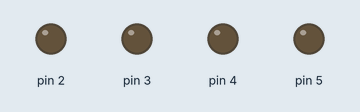
A sketch run on a simulated Arduino Uno, built with avr-gcc and run on an emulated ATmega328P. Shown: output pins drawn as LEDs (lit = HIGH).

Above: at 1.5 s.
At 3.15 s:
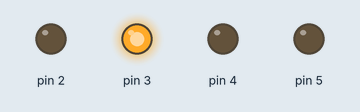
At 3.9 s:
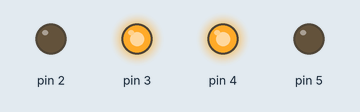
At 5.05 s:
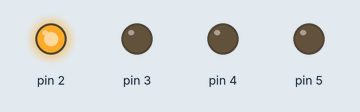
At 7.65 s:
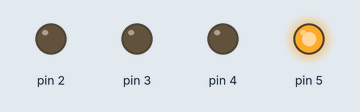
At 9.0 s:
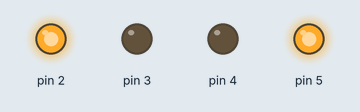
Timing chart, 0 to 13.0 s (numbered marks = the images above):
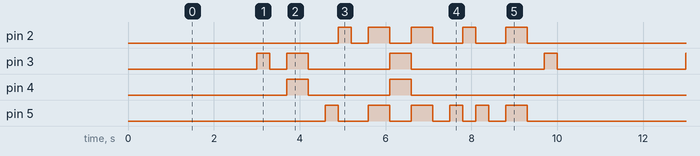

Measured:
- by itself, pin 3: repeats every 10.0 s: LOW 0.40 s, HIGH 0.50 s, LOW 1.9 s, HIGH 0.50 s, LOW 3.1 s, HIGH 0.30 s, LOW 3.0 s, HIGH 0.30 s
- by itself, pin 4: repeats every 10.0 s: LOW 1.9 s, HIGH 0.50 s, LOW 7.1 s, HIGH 0.50 s
- by itself, pin 2: repeats every 10.0 s: LOW 0.40 s, HIGH 0.50 s, LOW 0.50 s, HIGH 0.50 s, LOW 0.70 s, HIGH 0.30 s, LOW 0.70 s, HIGH 0.50 s, LOW 5.6 s, HIGH 0.30 s
- by itself, pin 5: repeats every 10.0 s: LOW 0.70 s, HIGH 0.50 s, LOW 0.50 s, HIGH 0.50 s, LOW 0.40 s, HIGH 0.30 s, LOW 0.30 s, HIGH 0.30 s, LOW 0.40 s, HIGH 0.50 s, LOW 5.3 s, HIGH 0.30 s

The sketch:

love.ino
```cpp
//This code makes a robot write "LOVE" in Morse code
int dot = 300;
int line = 500;
int dot_line = 400; //transition from dot to line
int pause = 1000;

void setup() {
pinMode(2, OUTPUT);
pinMode(3, OUTPUT);
pinMode(4, OUTPUT);
pinMode(5, OUTPUT);
}

void loop() {
  delay(3000);

  //one dot
  rightBkwd();
  delay(dot);
  allStop();
  delay(dot_line); //pause to go from dot to line

  //one line
  rightBkwd();
  leftBkwd();
  delay(line);
  allStop();
  delay(dot_line);

  //two dots
  rightFwd();
  delay(dot);
  allStop();
  leftFwd();
  delay(dot);
  allStop();
  delay(dot_line);

  //three lines
  rightFwd();
  leftFwd();
  delay(line);
  allStop();
  rightBkwd();
  leftBkwd();
  delay(line);
  allStop();
  rightFwd();
  leftFwd();
  delay(line);
  allStop();
  delay(dot_line);

  //three dots
  rightFwd();
  delay(dot);
  allStop();
  leftFwd();
  delay(dot);
  allStop();
  rightFwd();
  delay(dot);
  allStop();
  delay(dot_line);

  //one line
  rightFwd();
  leftFwd();
  delay(line);
  allStop();
  delay(dot_line);

  //one dot
  rightBkwd();
  delay(dot);
  allStop();


}

//right wheel turns backward
void rightBkwd (){
  digitalWrite(2,LOW);
  digitalWrite(3,HIGH);
}

//left wheel turns forward
void leftFwd (){
  digitalWrite(2,HIGH);
  digitalWrite(3,LOW);
}


//right wheel turns forward
void rightFwd (){
  digitalWrite(4,LOW);
  digitalWrite(5,HIGH);
}

//left wheel turns backward
void leftBkwd (){
  digitalWrite(4,HIGH);
  digitalWrite(5,LOW);
}

//both wheels stop
void allStop (){
  digitalWrite(2,LOW);
  digitalWrite(3,LOW);
  digitalWrite(4,LOW);
  digitalWrite(5,LOW);
}
```
